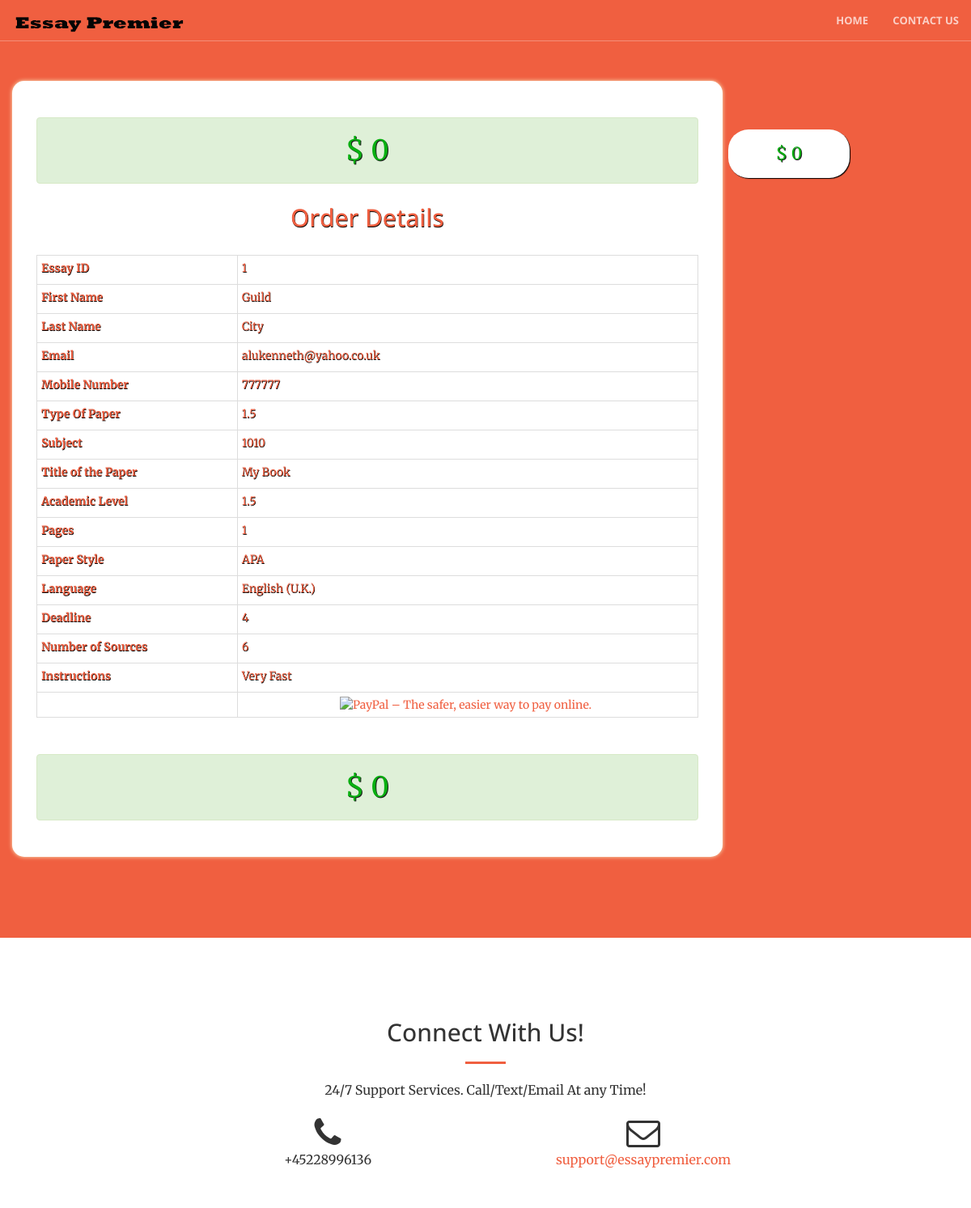
The app's page /order_details.php?id=1 with its own data.
### tables this page shows
CREATE TABLE IF NOT EXISTS `essay_order` (
`Essay_id` int(12) NOT NULL,
  `Subject` varchar(150) NOT NULL,
  `Title` varchar(400) NOT NULL,
  `Type` varchar(100) NOT NULL,
  `Pages` int(50) NOT NULL,
  `Style` varchar(150) NOT NULL,
  `Language` varchar(100) NOT NULL,
  `Deadline` varchar(15) NOT NULL,
  `Sources` int(10) NOT NULL,
  `Instructions` text NOT NULL,
  `Email` varchar(200) NOT NULL,
  `Price` int(10) NOT NULL,
  `level` varchar(100) NOT NULL,
  `client_id` int(11) NOT NULL,
  `date_added` timestamp NOT NULL DEFAULT CURRENT_TIMESTAMP,
  `paid` enum('YES','NO') NOT NULL DEFAULT 'NO'
);

CREATE TABLE IF NOT EXISTS `client_info` (
`Client_id` int(12) NOT NULL,
  `Fname` varchar(50) NOT NULL,
  `Lname` varchar(50) NOT NULL,
  `Email` varchar(150) NOT NULL,
  `Mobile` int(20) NOT NULL,
  `Country` varchar(50) NOT NULL,
  `Time_zone` varchar(20) NOT NULL,
  `order_id` int(11) NOT NULL,
  `date_added` timestamp NOT NULL DEFAULT CURRENT_TIMESTAMP
);

### order_details.php (the view, shortened to what this page needs)
<?php
	require_once 'includes/db_con.php';
	$id = $_GET['id'];
	$query = "SELECT Essay_id,Title,Email,Subject,Type,Pages,Style,Language,Deadline,Sources, Instructions, Price, Level, date_added FROM essay_order WHERE Essay_id = '$id'";
	$statement = $connection->prepare($query);
	if($statement->execute()){
		$statement->store_result();
		if($statement->num_rows > 0){
			$statement->bind_result($essay_id,$title,$email,$subject,$type,$pages,$style,$language,$deadline,$sources,$instructions,$price,$level,$date_added);
			while($statement->fetch()){
				$essay_id = $essay_id;
				$title = $title;
				$email = $email;
				$subject = $subject;
				$type = $type;
				$pages = $pages;
				$style = $style;
				$language = $language;
				$deadline = $deadline;
				$sources = $sources;
				$instructions = $instructions;
				$price = $price;
				$level = $level;
			}
			$query = "SELECT Fname,Lname,Mobile,Time_zone FROM client_info WHERE email = '$email'";
			$statement1 = $connection->prepare($query);
			if($statement1->execute()){
				$statement1->store_result();
				if($statement1->num_rows > 0){
					$statement1->bind_result($fname,$lname,$mobile,$time_zone);
					while($statement1->fetch()){
						$fname = $fname;
						$lname = $lname;
						$mobile = $mobile;
					}
				}
				else{
					die('user not found');
				}
			}
			else{
				die('error selecting client info');
			}
		}
		else{
			die('page not found');
		}
	}
	else{
		die('error selecting essay order');
	}
?>
<!DOCTYPE html>
<html lang="en">
<head>
	<link rel="stylesheet" type="text/css" media="all" href="css/jsDatePick_ltr.min.css" />
    <link rel="stylesheet" href="css/bootstrap.min.css" type="text/css">
    <link rel="stylesheet" href="font-awesome/css/font-awesome.min.css" type="text/css">
    <link rel="stylesheet" href="css/animate.min.css" type="text/css">
    <link rel="stylesheet" href="css/creative.css" type="text/css">
</head>
<body id="page-top">
    <nav id="mainNav" class="navbar navbar-default navbar-fixed-top">
        <div class="container-fluid">
            <div class="navbar-header">
                <a class="navbar-brand page-scroll" href="#page-top"><img src = "img/title4.png" class = "img-responsive" style ="height:30px;width:auto;"></a>
            </div>
            <div class="collapse navbar-collapse" id="bs-example-navbar-collapse-1">
                <ul class="nav navbar-nav navbar-right">
                    <li>
                        <a href="index.php">Home</a>
                    </li>
                    <li>
                        <a class="page-scroll" href="#contact">Contact Us</a>
                    </li>
                </ul>
            </div>
        </div>
    </nav>
	<section class="bg-primary" id="how">
		<div class="container">
			<div class="row">
				<div class = "col-lg-9 fieldset">
					<div class = "col-lg-12 text-center">
						<div class="alert alert-success" role="alert" style = "margin:25px 0;">
							<div class = "active_prices" style = "font-size:2.5em;">$ <?php echo $price;?></div>
						</div>
						<h2>Order Details</h2><br />
					</div>
					<div class = "col-lg-12">
					<table class = "table table-bordered table-condensed">
						<tr>
							<td>
								<label for="title">Essay ID</label>
							</td>
							<td>
								<?php echo $essay_id?>
							</td>
						</tr>
						<tr>
							<td>
								<label for="title">First Name</label>
							</td>
							<td>
								<?php echo $fname?>
							</td>
						</tr>
						<tr>
							<td>
									<label for="title">Last Name</label>
							</td>
							<td>
								<?php echo $lname?>
							</td>
						</tr>
						<tr>
							<td>
								<label for="title">Email</label>
							</td>
							<td>
								<?php echo $email?>
							</td>
						</tr>
						<tr>
							<td>
								<label for="title">Mobile Number</label>
							</td>
							<td>
								<?php echo $mobile?>
							</td>
						</tr>
						<tr>
							<td>
								<label>Type Of Paper</label>
							</td>
							<td>
								<?php echo $type?>
							</td>
						</tr>
							<tr>
							<td><label for="subject">Subject</label></td>
							<td>
								<?php echo $subject?>
							</td>
						</tr>
						<tr>
							<td><label for="title">Title of the Paper</label></td>
							<td>
								<?php echo $title?>
							</td>
						</tr>
						<tr>
							<td>
								<label>Academic Level</label>
							</td>
							<td>
								<?php echo $level?>
							</td>
						</tr>
						<tr>
							<td>
								<label>Pages</label>
							</td>
							<td>
								<?php echo $pages?>
							</td>
						</tr>
						<tr>
							<td>
								<label for="subject">Paper Style</label>
							</td>
							<td>
								<?php echo $style?>
							</td>
						</tr>
						<tr>
							<td>
								<label for="lang">Language</label>
							</td>
							<td>
								<?php echo $language?>
							</td>
						</tr>
						<tr>
							<td>
								<label>Deadline</label>
							</td>
							<td>
								<?php echo $deadline?>
							</td>
						</tr>
						<tr>
							<td>
								<label for="subject">Number of Sources</label>
							</td>
							<td>
								 <?php echo $sources?>
							</td>
						</tr>
						<tr>
							<td>
								<label>Instructions</label>
							</td>
							<td>
								<?php echo nl2br($instructions)?>
							</td>
						</tr>
						<tr>
							<td></td>
							<td style = "text-align:center">
								<form action="https://www.paypal.com/cgi-bin/webscr" method="post" target="_top">
									<input type="image" src="https://www.paypalobjects.com/en_GB/i/btn/btn_paynowCC_LG.gif" border="0" name="submit" alt="PayPal – The safer, easier way to pay online.">
								</form>
							</td>
						</tr>
					</table>
					</div>
					<div class = "col-lg-12 text-center">
						<div class="alert alert-success" role="alert" style = "margin:25px 0;">
							<div class = "active_prices" style = "font-size:2.5em;">$ <?php echo $price;?></div>
						</div>
					</div>
				</div>
			</div>
		</div>
	</section>
    <section id="contact">
        <div class="container">
            <div class="row">
                <div class="col-lg-8 col-lg-offset-2 text-center">
                    <h2 class="section-heading">Connect With Us!</h2>
                    <hr class="primary">
                    <p>
						24/7 Support Services. Call/Text/Email At any Time!</p>
                </div>
                <div class="col-lg-4 col-lg-offset-2 text-center">
                    <i class="fa fa-phone fa-3x wow bounceIn"></i>
                    <p>+45228996136</p>
                </div>
                <div class="col-lg-4 text-center">
                    <i class="fa fa-envelope-o fa-3x wow bounceIn" data-wow-delay=".1s"></i>
                    <p><a href="mailto:your-email@your-domain.com">support@essaypremier.com</a></p>
                </div>
            </div>
        </div>
    </section>
	<div class = "static_prices">$ <?php echo $price;?></div>
</body>
</html>

### css/creative.css (style rules this page uses)
html, body { width: 100%; height: 100%; }
body { font-family: Merriweather,'Helvetica Neue',Arial,sans-serif; }
hr { max-width: 50px; border-color: #f05f40; border-width: 3px; }
a { color: #f05f40; -webkit-transition: all .35s; -moz-transition: all .35s; transition: all .35s; }
h1, h2, h3, h4, h5, h6 { font-family: 'Open Sans','Helvetica Neue',Arial,sans-serif; }
p { margin-bottom: 20px; font-size: 16px; line-height: 1.5; }
.bg-primary { background-color: #f05f40; }
section { padding: 100px 0; }
.navbar-default { border-color: rgba(34,34,34,.05); font-family: 'Open Sans','Helvetica Neue',Arial,sans-serif; background-color: #fff; -webkit-transition: all .35s; -moz-transition: all .35s; transition: all .35s; }
.navbar-default .navbar-header .navbar-brand { text-transform: uppercase; font-family: 'Open Sans','Helvetica Neue',Arial,sans-serif; font-weight: 700; color: #f05f40; }
.navbar-default .nav > li>a, .navbar-default .nav>li>a:focus { text-transform: uppercase; font-size: 13px; font-weight: 700; color: #222; }
@media (min-width:768px) { .navbar-default { border-color: rgba(255,255,255,.3); background-color: transparent; } }
@media (min-width:768px) { .navbar-default .navbar-header .navbar-brand { color: rgba(255,255,255,.7); } }
@media (min-width:768px) { .navbar-default .nav > li>a, .navbar-default .nav>li>a:focus { color: rgba(255,255,255,.7); } }
.section-heading { margin-top: 0; }
body { webkit-tap-highlight-color: #222; }
.fieldset { background:#fff; position:relative; box-shadow:0 0 5px #f9efc5; padding-top:20px; padding-bottom:20px; border-radius:15px; color:#f05f40; text-shadow:0.5px 0.5px 0px #000; }
.active_prices { color:#09af11; font-size:1.8em; text-shadow:1px 1px 0px #1e1e1e; }
@media (min-width:1200px) { .static_prices { position:fixed; width:150px; text-align:center; border-radius:25px; box-shadow:1px 1px 1px #000; height:60px; right:150px; top:160px; background-color:#fff; font-size:1.5em; vertical-align:middle; line-height:60px; color:#09af11; text-shadow:1px 1px 0px #1e1e1e; } }

### records on screen
essay_order: Price "0", Essay_id "1", Email "alukenneth@yahoo.co.uk", Type "1.5", Subject "1010", Title "My Book", level "1.5", Pages "1", Style "APA", Language "English (U.K.)", Deadline "4", Sources "6", Instructions "Very Fast"
client_info: Fname "Guild", Lname "City", Mobile "777777"
